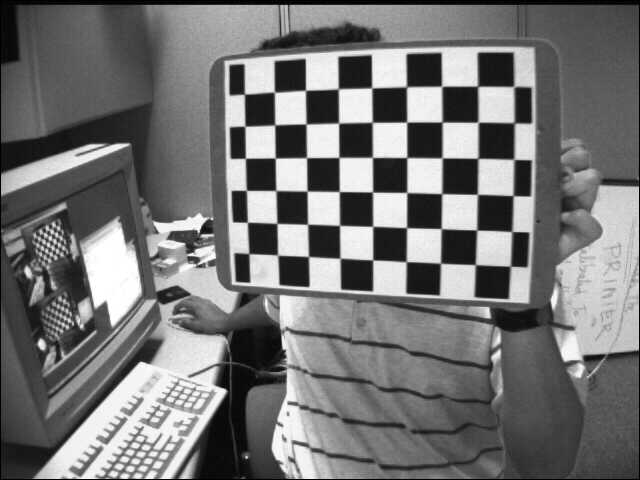
#> input picture workshops/week5/left01.jpg, 640 x 480 px
$ jupyter execute --allow-errors Untitled.ipynb
#> lines starting #> are read from the running program, lines starting #| are printed output that depends on the picture
[cell 1]
# import packages
import sys
import math
import cv2 as cv
import numpy as np
from IPython import display

# load in image
img = cv.imread("left01.jpg", cv.IMREAD_GRAYSCALE)
#> img is the input picture: shape (480, 640); min 0, max 255, mean 116.6
#display original
print("original")
#> (the rest of this cell did not finish here and is left out)

[cell 2]
# Q1 canny edge detection
canny = cv.Canny(img, 100, 200)
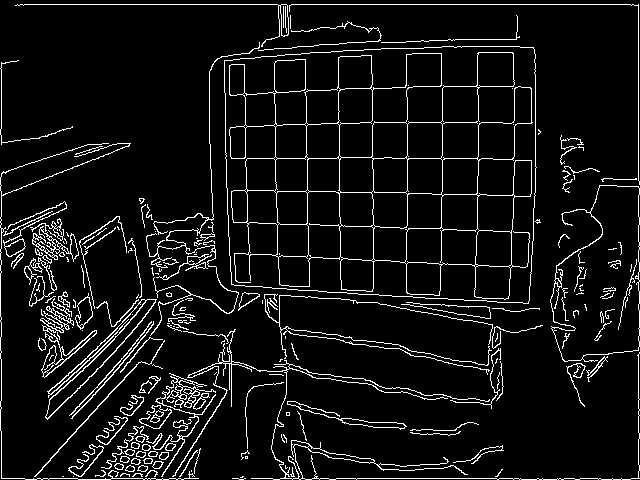
#> canny: shape (480, 640); 7.2% white in thin lines or dots
# save
cv.imwrite("canny.png", canny)
# display
print("canny edge detection")
#> (the rest of this cell did not finish here and is left out)

[cell 3]
# Q2

# Copy edges to the images that will display the results in BGR
dst = cv.Canny(img, 50, 200, None, 3)
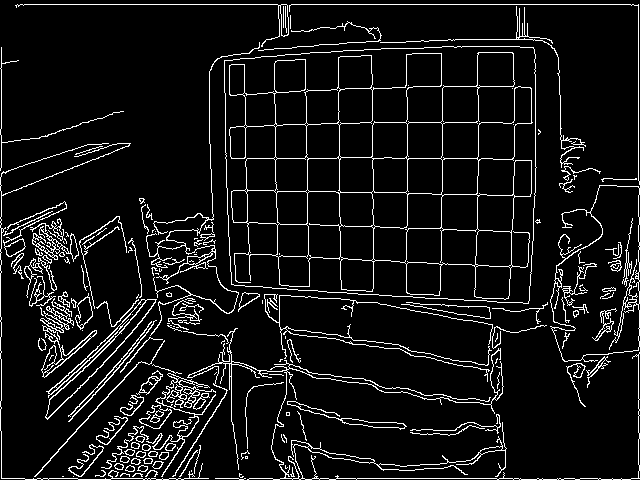
#> dst: shape (480, 640); 7.9% white in thin lines or dots
#
cdst = cv.cvtColor(dst, cv.COLOR_GRAY2BGR)
#> cdst: shape (480, 640, 3); 7.9% white in thin lines or dots
#
cdstP = np.copy(cdst)

lines = cv.HoughLines(dst, 1, np.pi / 180, 150, None, 0, 0)
#> lines = 17 rows, first 8: [4, 1.57], [478, 1.57], [638, 0], [1, 0], [240, 1.62], [158, 1.57], [213, 1.61], [186, 1.59]

if lines is not None:
    for i in range(0, len(lines)):
        rho = lines[i][0][0]
        theta = lines[i][0][1]
        a = math.cos(theta)
        b = math.sin(theta)
        x0 = a * rho
        y0 = b * rho
        pt1 = (int(x0 + 1000*(-b)), int(y0 + 1000*(a)))
        pt2 = (int(x0 - 1000*(-b)), int(y0 - 1000*(a)))
        cv.line(cdst, pt1, pt2, (0,0,255), 3, cv.LINE_AA)
#> this loop made 17 passes
#> (rho, theta, a, b, x0, y0, pt1, pt2) on passes 1 to 10: (4, 1.57, -4.37e-08, 1, -1.75e-07, 4, (-1000, 3), (999, 4)), (478, 1.57, -4.37e-08, 1, -2.09e-05, 478, (-1000, 477), (999, 478)), (638, 0, 1, 0, 638, 0, (638, 1000), (638, -1000)), (1, 0, 1, 0, 1, 0, (1, 1000), (1, -1000)), (240, 1.62, -0.0523, 0.999, -12.56, 239.7, (-1011, 187), (986, 292)), (158, 1.57, -4.37e-08, 1, -6.91e-06, 158, (-1000, 157), (999, 158)), (213, 1.61, -0.0349, 0.999, -7.43, 212.9, (-1006, 177), (991, 247)), (186, 1.59, -0.0175, 1, -3.25, 186, (-1003, 168), (996, 203)), (-304, 3.12, -1, 0.0175, 304, -5.31, (286, -1005), (321, 994)), (317, 0.785, 0.707, 0.707, 224.2, 224.2, (-482, 931), (931, -482))
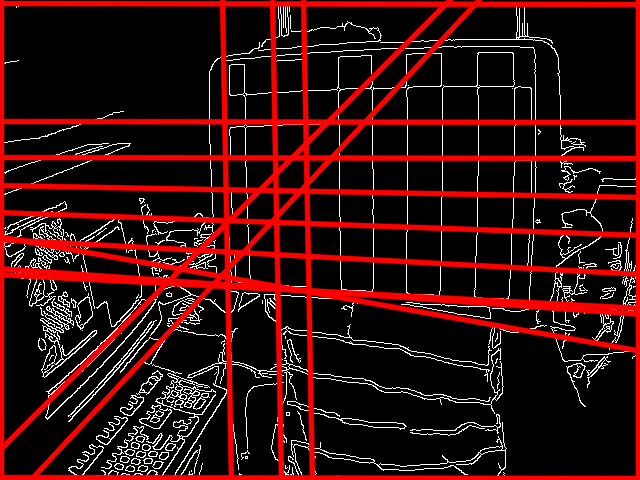
#> cdst: shape (480, 640, 3); mean B, G, R 13.8, 13.8, 54

linesP = cv.HoughLinesP(dst, 1, np.pi / 180, 50, None, 50, 10)
#> linesP = 160 rows, first 6: [17, 4, 638, 4], [105, 478, 520, 478], [638, 290, 638, 5], [225, 158, 340, 158], [1, 408, 1, 351], [228, 222, 428, 228]

if linesP is not None:
    for i in range(0, len(linesP)):
        l = linesP[i][0]
        cv.line(cdstP, (l[0], l[1]), (l[2], l[3]), (0,0,255), 3, cv.LINE_AA)
#> this loop made 160 passes
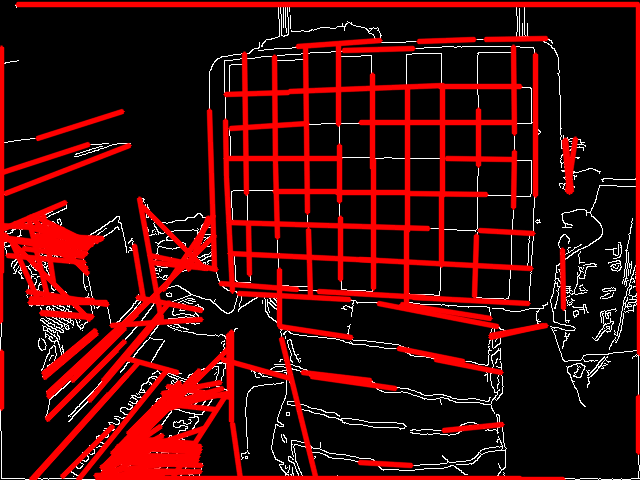
#> cdstP: shape (480, 640, 3); mean B, G, R 8.5, 8.5, 58.3

# standard
cv.imwrite("stdHough.png", cdst)

# probabilistic
cv.imwrite("probHough.png", cdstP)

# standard
print("standard hough line")
#> (the rest of this cell did not finish here and is left out)
